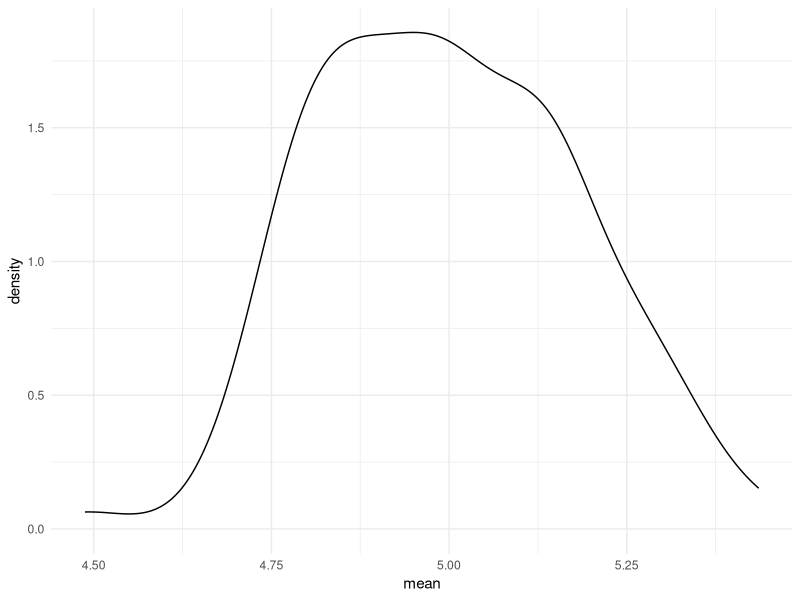
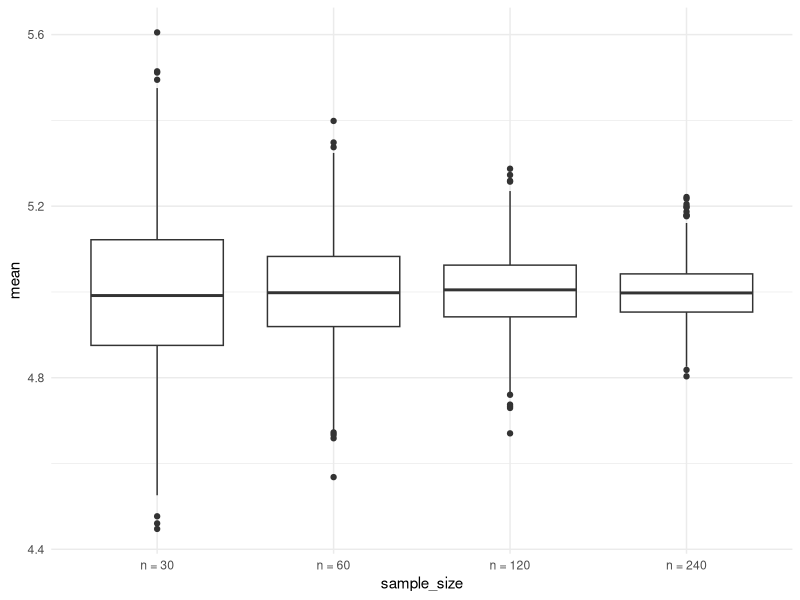
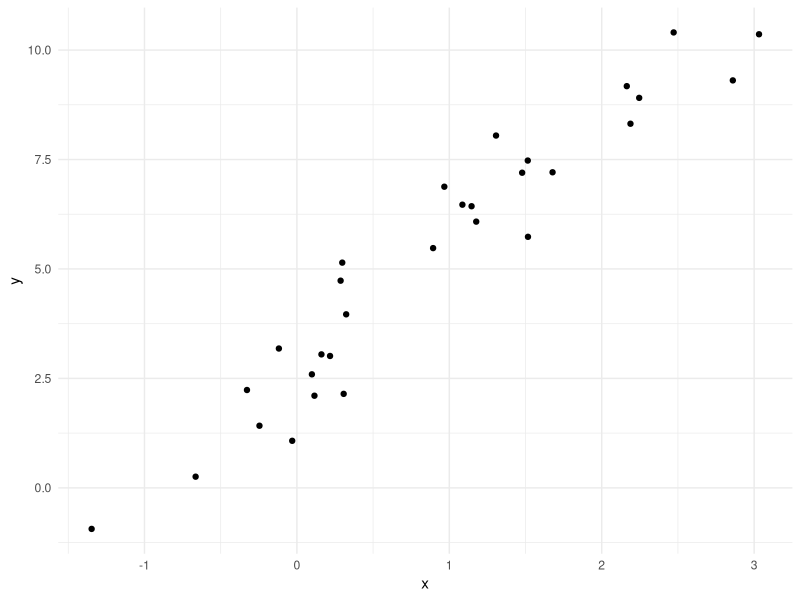
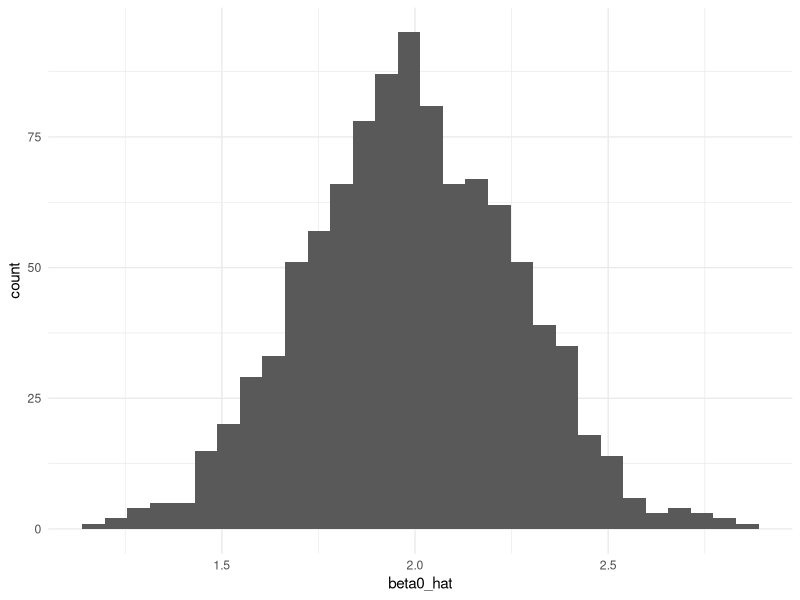
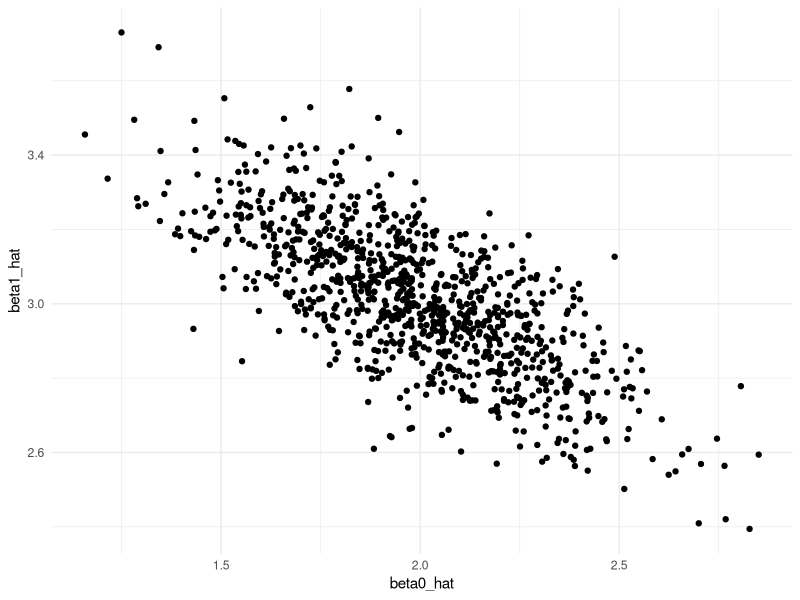

R code for these plots, in order:
## ---- chunk 1
library(tidyverse)

knitr::opts_chunk$set(
	echo = TRUE,
	warning = FALSE,
  fig.width = 6,
  fig.asp = .6,
  out.width = "90%"
)

theme_set(theme_minimal() + theme(legend.position = "bottom"))

options(
  ggplot2.continuous.colour = "viridis",
  ggplot2.continuous.fill = "viridis"
)

scale_colour_discrete = scale_colour_viridis_d
scale_fill_discrete = scale_fill_viridis_d
## ---- chunk 2
library(tidyverse)
## ---- chunk 3
set.seed(12345)
## ---- chunk 4
sim_mean_sd = function(n_obs, mu = 5, sigma = 1) {
  
  x_vec = rnorm(n = n_obs, mean = mu, sd = sigma)

  tibble(
    mean = mean(x_vec),
    sd = sd(x_vec)
  )
  
}

## ---- chunk 5
sim_mean_sd(n_obs = 30)
## ---- chunk 6
output = vector("list", length = 100)

for (i in 1:100) {
  
  output[[i]] = sim_mean_sd(n_obs = 30)
  
}

sim_results = 
  bind_rows(output)

sim_results |> 
  ggplot(aes(x = mean)) + geom_density()

sim_results |> 
  summarize(
    mu_hat = mean(mean), 
    sd_hat = sd(mean)
  )
## ---- chunk 7
sim_result_df =
  expand_grid(
    sample_size = c(30, 60, 120, 240),
    iter = 1:1000
  ) |> 
  mutate(estimate_df = map(sample_size, sim_mean_sd)) |> 
  unnest(estimate_df)

sim_result_df |> 
  mutate(
    sample_size = str_c("n = ", sample_size),
    sample_size = fct_inorder(sample_size)
  ) |> 
  ggplot(aes(x = sample_size, y = mean)) + 
  geom_boxplot()

## ---- chunk 8
beta_0 = 2
beta_1 = 3

sim_data = 
  tibble(
    x = rnorm(n = 30, mean = 1, sd = 1), 
    y = beta_0 + beta_1 * x + rnorm(30, mean = 0, sd = 1)
  )

ls_fit = lm(y ~ x, data = sim_data)
ls_fit

sim_data |> 
  ggplot(aes(x = x, y = y )) + 
  geom_point()
## ---- chunk 9
sim_slr = function(n_obs, beta_0 = 2, beta_1 = 3) {
  
  sim_data = 
    tibble(
      x = rnorm(n = n_obs, mean = 1, sd = 1), 
      y = beta_0 + beta_1 * x + rnorm(n_obs, mean = 0, sd = 1)
    )
  
  ls_fit = lm(y ~ x, data = sim_data)
  
  tibble(
    beta0_hat = coef(ls_fit)[1],
    beta1_hat = coef(ls_fit)[2]
  )
  
}


sim_slr(n_obs = 30)

## ---- chunk 10
sim_results_df = 
  expand_grid(
    sample_size = 30,
    iter = 1:1000
  ) |> 
  mutate(estimate_df = map(sample_size, sim_slr)) |> 
  unnest(estimate_df)
## ---- chunk 11
sim_results_df |> 
  summarize(
    mean_b0_hat = mean(beta0_hat),
    mean_b1_hat = mean(beta1_hat)
  )

sim_results_df |> 
  ggplot(aes(x = beta0_hat)) + 
  geom_histogram()

sim_results_df |> 
  ggplot(aes(x = beta0_hat, y = beta1_hat)) + 
  geom_point()

